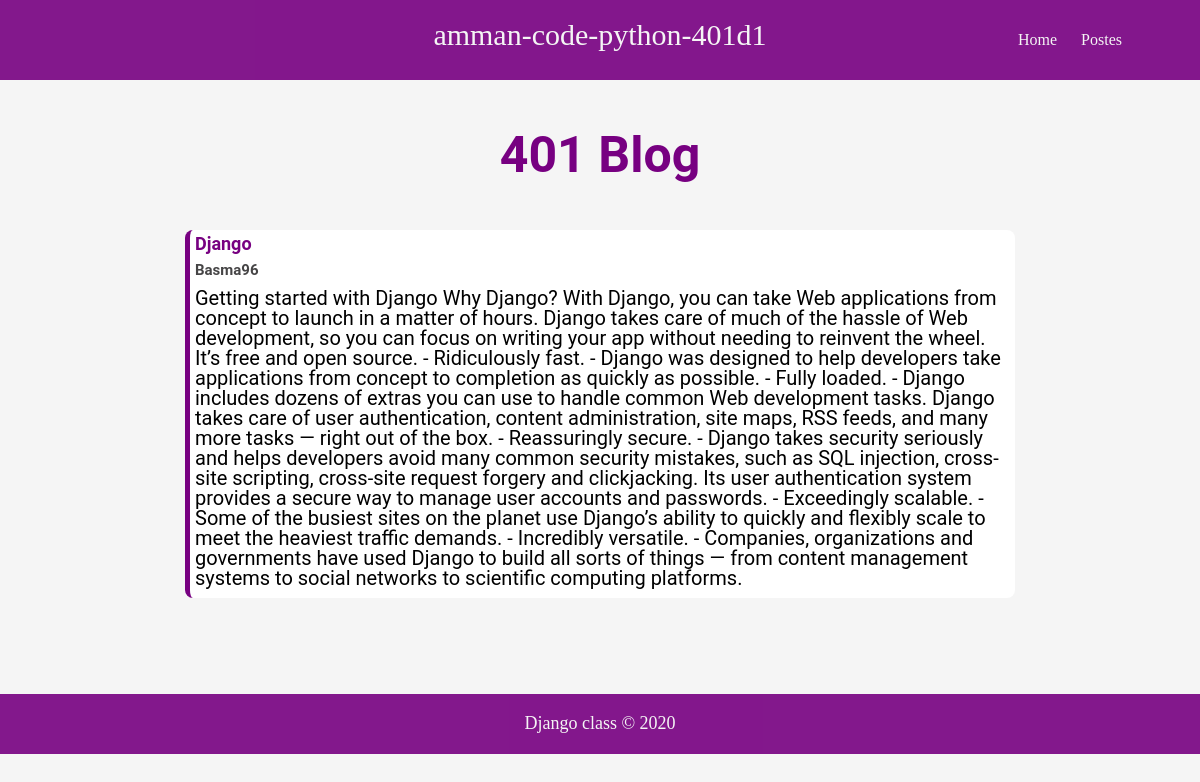
The page /1 on the database its author committed.
### blog/models.py (models this page shows, shortened)
class Post(models.Model):
    title = models.CharField(max_length=64)
    author = models.ForeignKey('auth.user', on_delete=models.CASCADE)
    body = models.TextField(blank=True)

### blog/views.py (the view)
# urls.py: path('<int:pk>', PostDetailsView.as_view(), name = 'post_detail'),
class PostDetailsView(DetailView):
    template_name = 'post_detail.html'
    model = Post

### templates/post_detail.html
{% extends 'base.html' %}
{% block content %}
<h2>401 Blog</h2>
<div class="div">
    <h3>{{ post.title }}</h3>
    <h4>{{ post.author }}</h4>
    <p>{{ post.body }}</p>
</div>
{% endblock content %}

### static/styles/base.css (style rules this page uses)
* { font-family: 'Roboto', sans-serif; }
body { background-color: #f5f5f5; }

### static/styles/layout.css (style rules this page uses)
main h2 { color: #770081; font-size: 50px; font-weight: bolder; margin: 50px 0; text-align: center; }
.div { background-color: white; border-bottom-left-radius: 8px; border-bottom-right-radius: 8px; border-top-left-radius: 8px; border-top-right-radius: 8px; border-left: 5px solid #770081; margin-bottom: 30px; }
.div h3 { color: #770081; font-size: 18px; font-weight: bolder; padding: 5px; }
.div h4 { color: #464546; font-size: 15px; font-weight: bolder; padding: 5px; }
.div p { color: #000000; font-size: 20px; font-weight: normal; padding: 5px 10px 10px 5px; }

### rows shown on the page
Post: title "Django", author "Basma96", body "Getting started with Django Why Django? With Django, you can take Web applications from concept to launch in a matter of hours. Django takes care of much of the hassle of Web development, so you can focus on writing your app without needing to reinvent the wheel. It’s free and open source. - Ridiculously fast. - Django was designed to help developers take applications from concept to completion as quickly as possible. - Fully loaded. - Django includes dozens of extras you can use to handle common Web development tasks. Django takes care of user authentication, content administration, site maps, RSS feeds, and many more tasks — right out of the box. - Reassuringly secure. - Django takes…"
